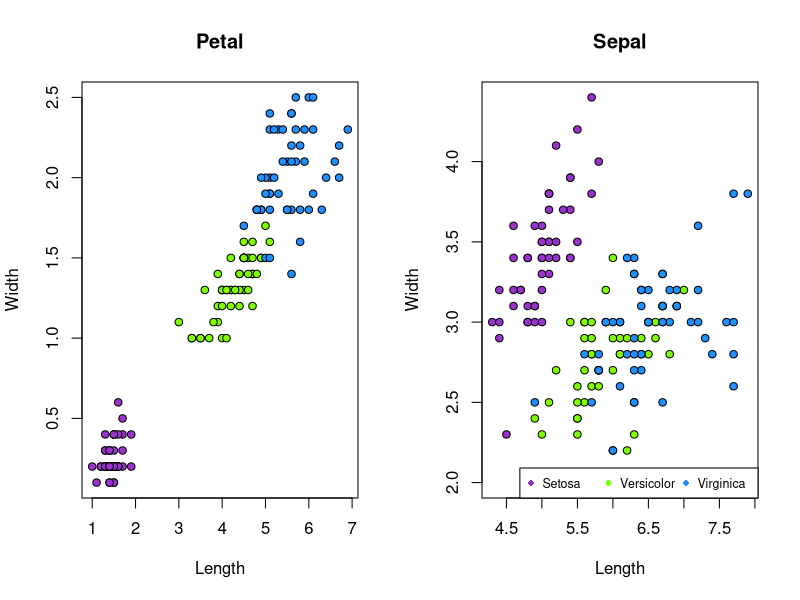

Recreate this plot in R.
# Iris Data Assignment One

# Create two columns on single row
par(
  mfrow=c(1,2),
  xpd=TRUE
)

 
# Create scatter plot for petals
plot(
  iris$Petal.Length,
  iris$Petal.Width,
  pch=21, # type of symbol
  bg=c("darkorchid3", "chartreuse", "dodgerblue1")[unclass(iris$Species)],
  main="Petal", # main title
  xlab="Length", # x title
  ylab="Width" # y title
)
 
# Create scatter plot for sepal
plot(
  iris$Sepal.Length,
  iris$Sepal.Width,
  pch=21,
  bg=c("darkorchid3", "chartreuse", "dodgerblue1")[unclass(iris$Species)],
  main="Sepal",
  xlab="Length",
  ylab="Width"
)

#Legend
legend("bottomright", cex=0.75, pch=16, 
  col=c("darkorchid3", "chartreuse", "dodgerblue1"), legend=c("Setosa", "Versicolor", "Virginica"), ncol=3)
  